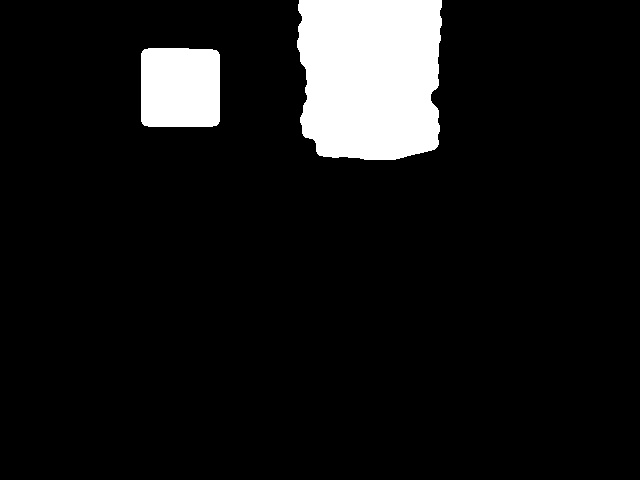
#> input picture debug_get_dim_l_input.jpg, 640 x 480 px
$ python util_padding_image.py   (Python 2 division)
#> lines starting #> are read from the running program, lines starting #| are printed output that depends on the picture; after the words box and inside, x2 and y2 are one past the last pixel; in counts of white or black regions, pixels touching at a corner belong together
import cv2
import numpy as np

img=cv2.imread("debug_get_dim_l_input.jpg")
#> img is the input picture: shape (480, 640, 3); min 0, max 255, mean 22.7

padding = 50

shape=img.shape
#> shape = (480, 640, 3)
w=shape[1]
#> w = 640
h=shape[0]
#> h = 480

base_size=h+padding,w+padding,3
#> base_size = (530, 690, 3)
#make a 3 channel image for base which is slightly larger than target img
base=np.zeros(base_size,dtype=np.uint8)
cv2.rectangle(base,(0,0),(w+padding,h+padding),(255,0,0),padding)#really thick white rectangle
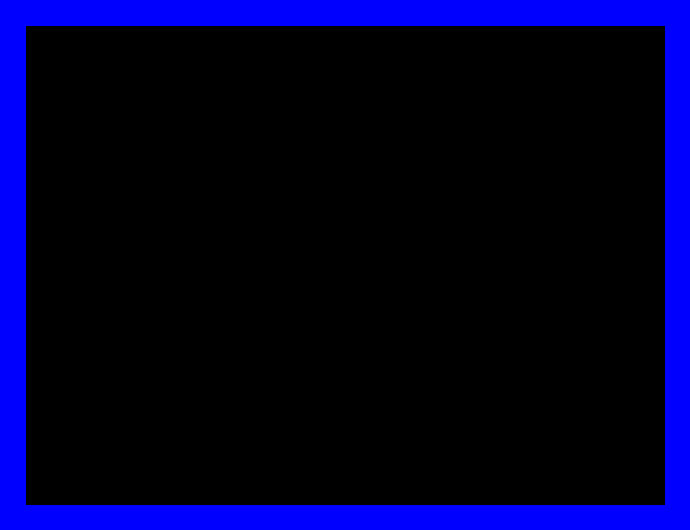
#> base: shape (530, 690, 3); mean of channels 0, 1, 2 41.6, 0, 0; drawn as B, G, R
base[padding/2:h+padding/2,padding/2:w+padding/2]=img #this works
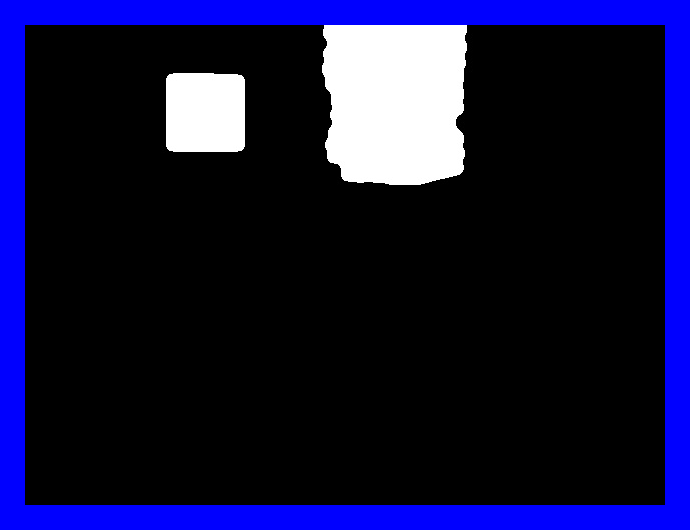
#> base: shape (530, 690, 3); 7.93% of pixels changed, all inside (x1, y1, x2, y2) = (25, 25, 665, 505); drawn as B, G, R

cv2.imshow('output',base)
cv2.waitKey(0)
